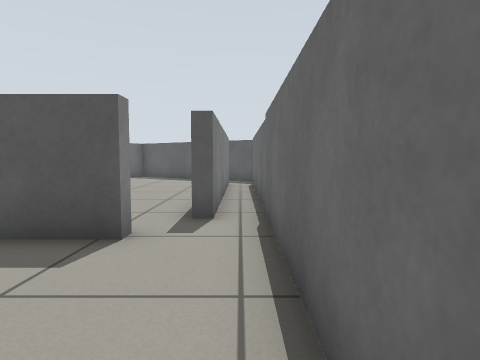
View 1 (above)

13 first-person views from a walk through a Gazebo world. The camera is 0.57 m above the floor, tilts 4° down and sees 75° across. The floor is counted in squares, 0.5 m on a side. Each view is taken from the middle of a square. On the plan, view 1 faces up. The plan holds only what a view shows up to about 13 squares ahead; the rest is blank. The place goes on beyond the plan. Robots are left out.

View 2
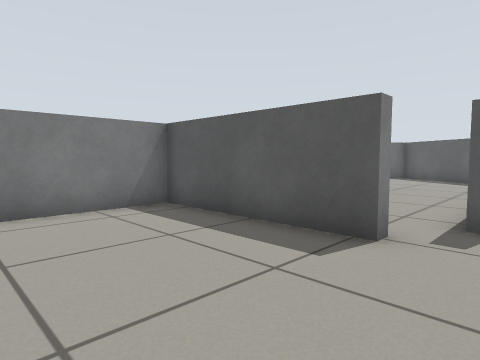

View 3
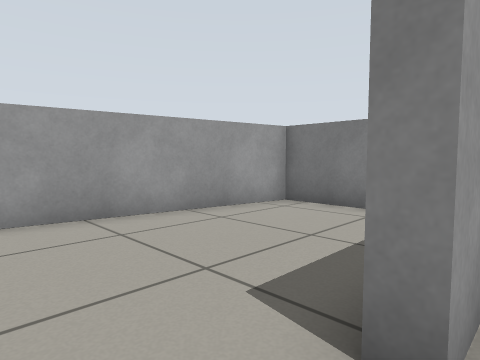

View 4
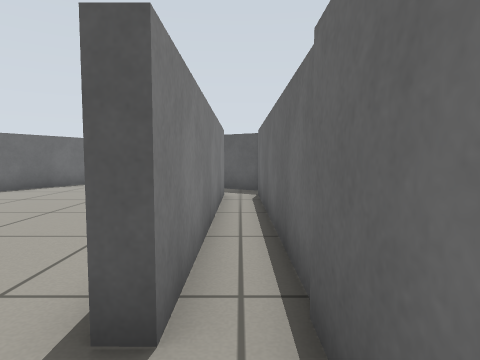

View 5
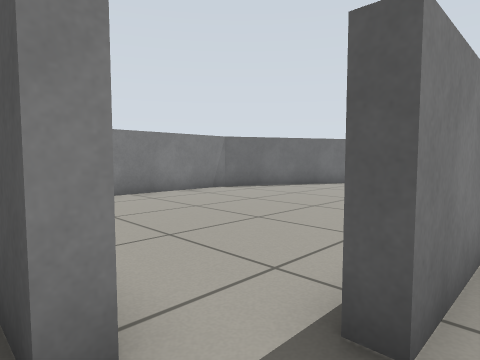

View 6
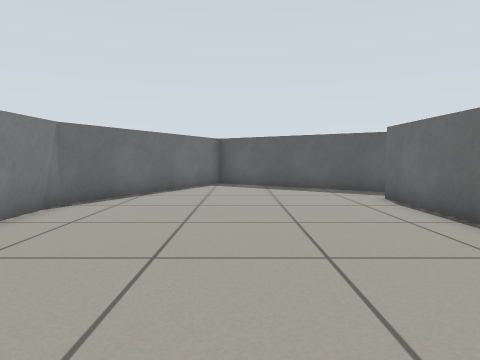

View 7
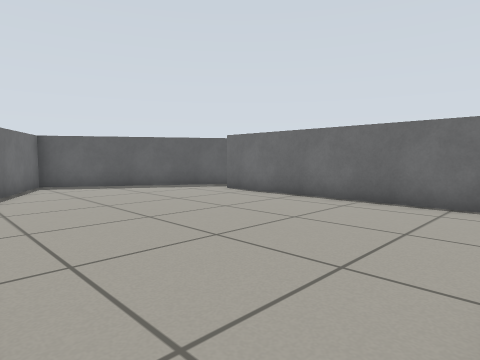

View 8
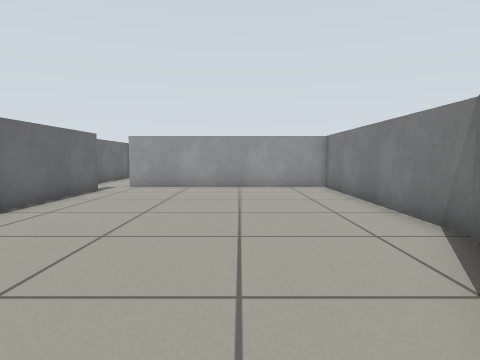

View 9
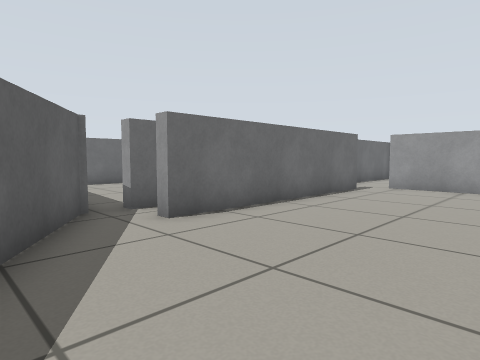

View 10
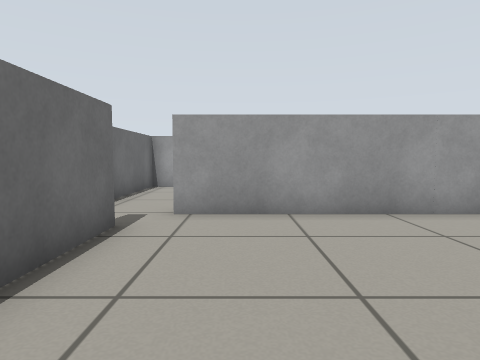

View 11
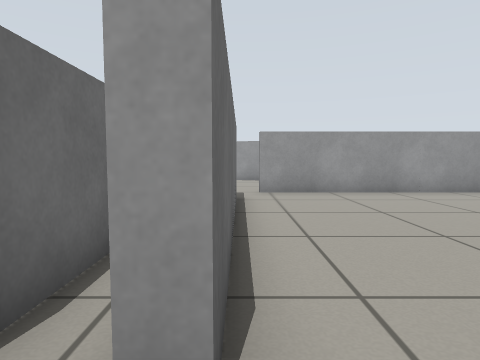

View 12
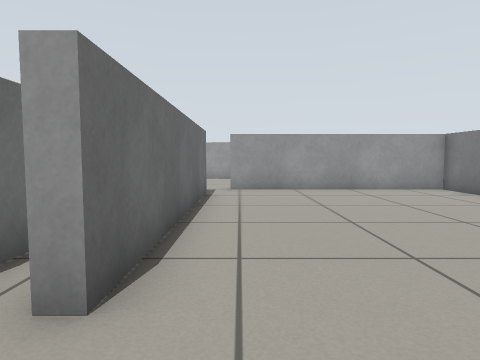

View 13
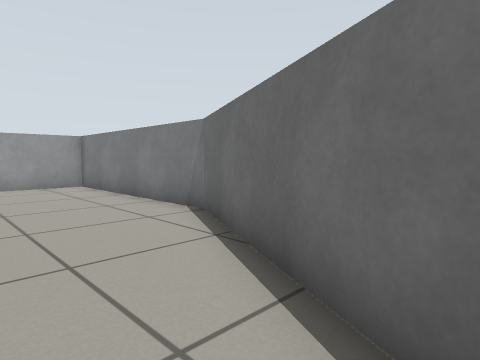

### Floor plan
Points are (right, up) in squares from view 1. A wall is a line through its corners. A room is listed if a view was taken in it or the views show most of it. See-through windows are left out.
Room 1 (views 1, 2)
walls: (-1.7, 4.3) (-6.9, 4.3) (-6.9, -0.2) (0.5, -1.4) (0.5, 3.6)
ways out: opening at (-0.5, 4) to room 3
Room 2 (view 3)
walls: (-0.5, 13.8) (-0.5, 5.8); (0.8, 14.8) (0, 15.3); (0.5, 4.6) (0.5, 13.8)
ways out: opening at (-1, 5) to room 3; opening at (-1, 14) to room 3
Room 3 (views 4, 5, 6, 7, 8, 9, 10, 11, 12, 13)
walls: (-0.5, 5.8) (-0.9, 5.8) (-0.9, 13.8) (-0.5, 13.8); (0, 15.3) (-6, 19.1) (-9.4, 12.5) (-9.4, 4.7) (-1.7, 4.7) (-1.7, 4.3); (0.5, 3.6) (0.5, 4.6)
ways out: opening at (-0.5, 4) to room 1; opening at (-1, 5) to room 2; opening at (-1, 14) to room 2

Positions as (right, up) in squares from view 1, and headings:
1: (0, 0), facing up
2: (0, 0), facing up-left
3: (0, 5), facing down-left
4: (0, 4), facing up
5: (0, 4), facing up-left
6: (-5, 5), facing up
7: (-9, 5), facing up-right
8: (-6, 17), facing down
9: (-6, 17), facing down-right
10: (-3, 11), facing down
11: (-1, 15), facing down
12: (-2, 16), facing down
13: (-5, 18), facing down-left
